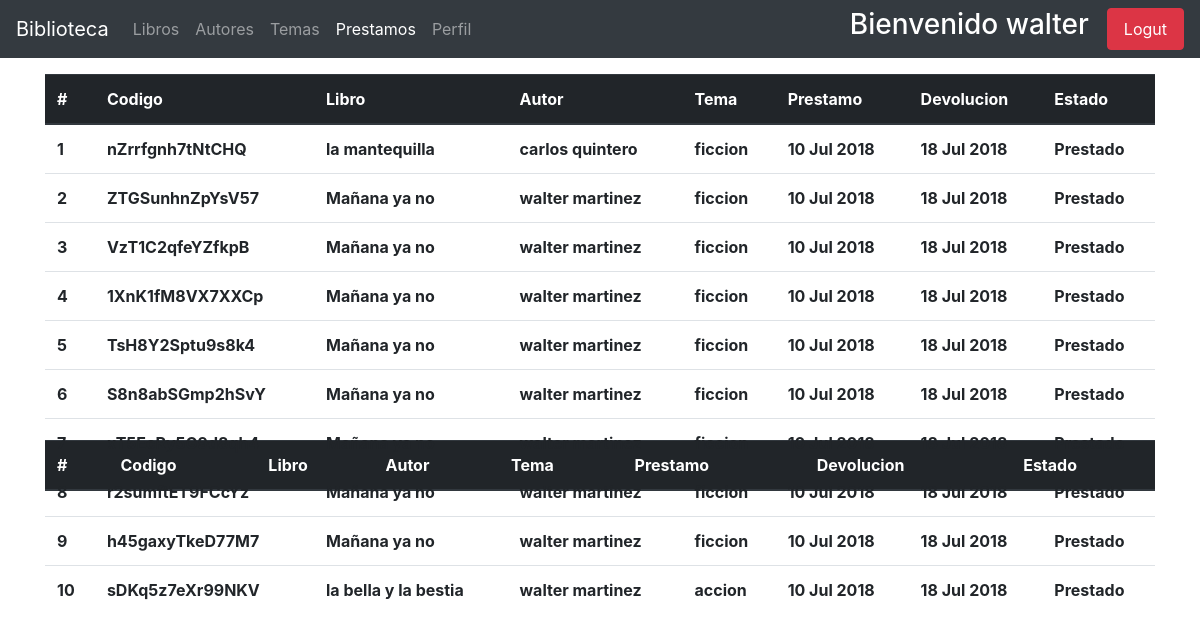
The page /prestamos/lista (signed in) on the database as committed earlier.
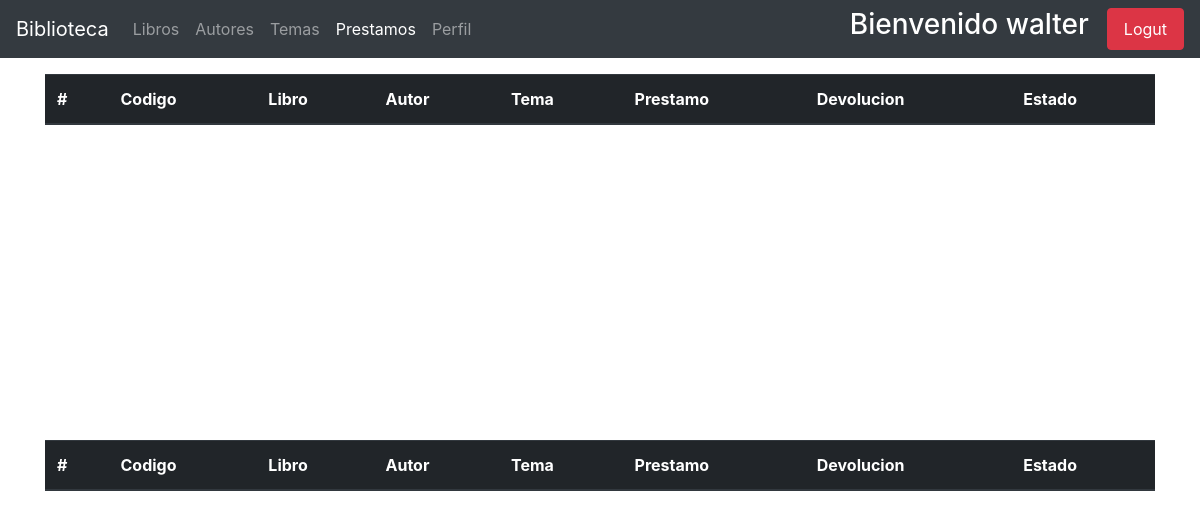
The same page on the database as committed later.
### usuarios/models.py (models this page shows, shortened)
class User(AbstractUser):
    email = models.EmailField(unique=True)
    adress = models.CharField(max_length=100 , null=True, blank=True)
    celphone = models.PositiveIntegerField(blank=False)
    gender = models.BooleanField(default=True, choices = [
        (True, 'Male'),
        (False, 'Female'),
    ])
    birth_date = models.DateField()
    cui = models.PositiveIntegerField(unique=True)
    departamento = models.ForeignKey(Departamento, on_delete=models.PROTECT, null=True)
    municipio = models.ForeignKey(Municipio, on_delete=models.CASCADE, null=True)
    zona = models.PositiveIntegerField(_('zona del municipio') )
    escolaridad = models.PositiveIntegerField(_('escolaridad'), default=0, choices=[
        ( 1, 'None' ),
        ( 2, 'Primaria'),
        ( 3,'Basicos'),
        ( 4, 'Diversificado'),
        ( 5, 'Universidad'),
        ( 6, 'Maestria'),
    ])
    establecimiento = models.CharField(_('establecimiento'), max_length=150, null=True, blank=True)
    estado = models.PositiveSmallIntegerField(_('estado'), default=1)
    imagen = models.ImageField(_('perfil'), upload_to='usuarios/avatares/', default='default_avatar.jpg', blank=True, null=True)
    USERNAME_FIELD = 'email'
    REQUIRED_FIELDS = ['username', 'first_name', 'last_name']

### apps/prestamos/models.py (models this page shows, shortened)
class Prestamo(models.Model):
    usuario = models.ForeignKey(get_user_model(), on_delete=models.CASCADE)
    libro = models.ForeignKey(Libros, on_delete=models.CASCADE)
    fecha_prestamo = models.DateField(_('fecha de prestamos'), default=now())
    fecha_devolucion = models.DateField(_('fecha de devolucion'), default=(now() + timedelta(days=8)))
    token = models.CharField(max_length=50, default=get_random_string(length=15, allowed_chars='ABCDEFGHKMNPQRSTUVWXYZ123456789'), unique=True)
    estado = models.PositiveSmallIntegerField(default=1)

### apps/libros/models.py (models this page shows, shortened)
class Libros(models.Model):
    titulo = models.CharField(_('titulo'), max_length=150)
    autor = models.ForeignKey(Author, on_delete=models.PROTECT)
    tema = models.ForeignKey(Temas, on_delete=models.PROTECT)
    ubicacion = models.CharField(_('ubicacion'), max_length=200)
    disponibles = models.PositiveIntegerField(_('libros disponibles'), validators=[limit], default=1, )
    fecha_registro = models.DateField(_('Fecha de ingreso'), default=now())
    class Meta:
        ordering = ['id']
        verbose_name_plural = 'Libros'

### apps/autores/models.py (models this page shows, shortened)
class Author(models.Model):
    nombre = models.CharField(_('nombre'), max_length=150)
    apellido = models.CharField(_('apellido'), max_length=150)
    nacionalidad = models.ForeignKey(Pais, on_delete=models.CASCADE)
    genero = models.BooleanField(_('genero'), default=True, choices=[
        (True, 'masculino'),
        (False, 'femenino')
    ])
    nacimiento = models.DateField(_('fecha de nacimiento'))
    fallecimiento = models.DateField(_('fecha de fallecimiento'),null=True, blank=True)
    fecha_registro = models.DateField(_('fecha de registro'), default=now())
    def __str__(self):
        return f'{self.nombre} {self.apellido}'

### apps/temas/models.py (models this page shows)
class Temas(models.Model):
    tema = models.CharField(_('tema'), max_length=200)
    fecha_ingreso = models.DateField(_('fecha_ingreso'), default=now())
    class Meta:
        verbose_name_plural = 'Temas'
    def __str__(self):
        return self.tema

### apps/prestamos/views.py (the view)
# urls.py: path('lista', views.PrestamoOfUser, name='prestamos-list'),
def PrestamoOfUser(request):
    prestamos = Prestamo.objects.filter(usuario=request.user)
    context = {'Prestamo': prestamos}
    return render(request, 'prestamos/prestamo_list.html', context)

### apps/prestamos/templates/prestamos/prestamo_list.html (shortened to what this page needs)
{% extends "base.html" %}
{% block navbar_items %}
    <li class="nav-item ">
        <a class="nav-link" href="{% url 'book:user_index' %}">Libros <span class="sr-only">(current)</span></a>
    </li>
    <li class="nav-item  ">
        <a class="nav-link" href="{% url 'autor:autores-user' %}">Autores </a>
    </li>
    <li class="nav-item ">
        <a class="nav-link" href="{% url 'temas:temas-user' %}">Temas </a>
    </li>
    <li class="nav-item active">
        <a class="nav-link" href="{% url 'prestamos:prestamos-list' %}">Prestamos</a>
    </li>
    <li class="nav-item">
        <a class="nav-link" href="{% url 'usuarios:user-edit' request.user.id %}">Perfil </a>
    </li>
{% endblock %}
{% block content %}
<div class="container mt-3 " style="height: 350px;">
    <table class="table table-hover" id="table-controller">
        <thead class="thead-dark">
            <tr>
                <th scope="col"> # </th>
                <th scope="col"> Codigo </th>
                <th scope="col"> Libro </th>
                <th scope="col"> Autor </th>
                <th scope="col"> Tema </th>
                <th scope="col"> Prestamo </th>
                <th scope="col"> Devolucion </th>
                <th scope="col"> Estado </th>
            </tr>
            <tbody>
                {% for prestamo in Prestamo %}
                {% if prestamo.estado == 1 or prestamo.estado == 2 %}
                    <tr>
                        <th scope="col"> {{ forloop.counter }} </th>
                        <th> {{ prestamo.token }} </th>
                        <th> {{ prestamo.libro.titulo }} </th>
                        <th> {{ prestamo.libro.autor }} </th>
                        <th> {{ prestamo.libro.tema }} </th>
                        <th> {{ prestamo.fecha_prestamo|date:"d M Y" }} </th>
                        <th> {{ prestamo.fecha_devolucion|date:"d M Y" }} </th>
                        {% if prestamo.estado == 1 %}
                        <th> Prestado </th>
                        {% endif %}
                    </tr>
                    {% endif %}
                {% endfor %}
            </tbody>
        </thead>
    </table>
</div>
<div class="container mt-3 ">
        <table class="table table-hover" id="table-controller2">
            <thead class="thead-dark">
                <tr>
                    <th scope="col"> # </th>
                    <th scope="col"> Codigo </th>
                    <th scope="col"> Libro </th>
                    <th scope="col"> Autor </th>
                    <th scope="col"> Tema </th>
                    <th scope="col"> Prestamo </th>
                    <th scope="col"> Devolucion </th>
                    <th scope="col"> Estado </th>
                </tr>
            </thead>
        </table>
    </div>
{% endblock %}

### usuarios/templates/base.html (shortened to what this page needs)
{% load static %}
<!DOCTYPE html>
<html lang="en">
<head>
    <link rel="stylesheet" type="text/css" href="https://cdn.datatables.net/v/bs4/dt-1.10.18/datatables.min.css"/>
    <link rel="stylesheet" href="https://use.fontawesome.com/releases/v5.1.0/css/all.css">
    <link rel="stylesheet" href="https://stackpath.bootstrapcdn.com/bootstrap/4.1.1/css/bootstrap.min.css">
</head>
<body>
    <nav class="navbar navbar-expand-lg navbar-dark bg-dark">
        <a class="navbar-brand" href="{% url 'usuarios:index' %}">Biblioteca</a>
        <div class="collapse navbar-collapse" id="navbarSupportedContent">
            <ul class="navbar-nav mr-auto">
                {% block navbar_items %}
                {% endblock navbar_items %}
            </ul>
            <form class="form-inline my-2 my-lg-0">
                <h3 style="color: #ffffff"> Bienvenido {{ user.first_name }} </h3>
                <a class='nav-link btn btn-danger text-white' href="{% url 'usuarios:sign_out' %}">Logut</a>
            </form>
        </div>
    </nav>
    {% block content %}
    {% endblock %}
</body>
</html>

Rows that differ between the two databases and show on the page:
removed Prestamo: token "nZrrfgnh7tNtCHQ", libro.titulo "la mantequilla", libro.autor "carlos quintero", libro.tema "ficcion", fecha_prestamo "10 Jul 2018", fecha_devolucion "18 Jul 2018", estado "Prestado"
removed Prestamo: token "ZTGSunhnZpYsV57", libro.titulo "Mañana ya no", libro.autor "walter martinez", libro.tema "ficcion", fecha_prestamo "10 Jul 2018", fecha_devolucion "18 Jul 2018", estado "Prestado"
removed Prestamo: token "VzT1C2qfeYZfkpB", libro.titulo "Mañana ya no", libro.autor "walter martinez", libro.tema "ficcion", fecha_prestamo "10 Jul 2018", fecha_devolucion "18 Jul 2018", estado "Prestado"
removed Prestamo: token "1XnK1fM8VX7XXCp", libro.titulo "Mañana ya no", libro.autor "walter martinez", libro.tema "ficcion", fecha_prestamo "10 Jul 2018", fecha_devolucion "18 Jul 2018", estado "Prestado"
removed Prestamo: token "TsH8Y2Sptu9s8k4", libro.titulo "Mañana ya no", libro.autor "walter martinez", libro.tema "ficcion", fecha_prestamo "10 Jul 2018", fecha_devolucion "18 Jul 2018", estado "Prestado"
removed Prestamo: token "S8n8abSGmp2hSvY", libro.titulo "Mañana ya no", libro.autor "walter martinez", libro.tema "ficcion", fecha_prestamo "10 Jul 2018", fecha_devolucion "18 Jul 2018", estado "Prestado"
removed Prestamo: token "xT5EcRy5G9d8qh4", libro.titulo "Mañana ya no", libro.autor "walter martinez", libro.tema "ficcion", fecha_prestamo "10 Jul 2018", fecha_devolucion "18 Jul 2018", estado "Prestado"
removed Prestamo: token "r2sumftET9FCcYz", libro.titulo "Mañana ya no", libro.autor "walter martinez", libro.tema "ficcion", fecha_prestamo "10 Jul 2018", fecha_devolucion "18 Jul 2018", estado "Prestado"
removed Prestamo: token "h45gaxyTkeD77M7", libro.titulo "Mañana ya no", libro.autor "walter martinez", libro.tema "ficcion", fecha_prestamo "10 Jul 2018", fecha_devolucion "18 Jul 2018", estado "Prestado"
removed Prestamo: token "sDKq5z7eXr99NKV", libro.titulo "la bella y la bestia", libro.autor "walter martinez", libro.tema "accion", fecha_prestamo "10 Jul 2018", fecha_devolucion "18 Jul 2018", estado "Prestado"
